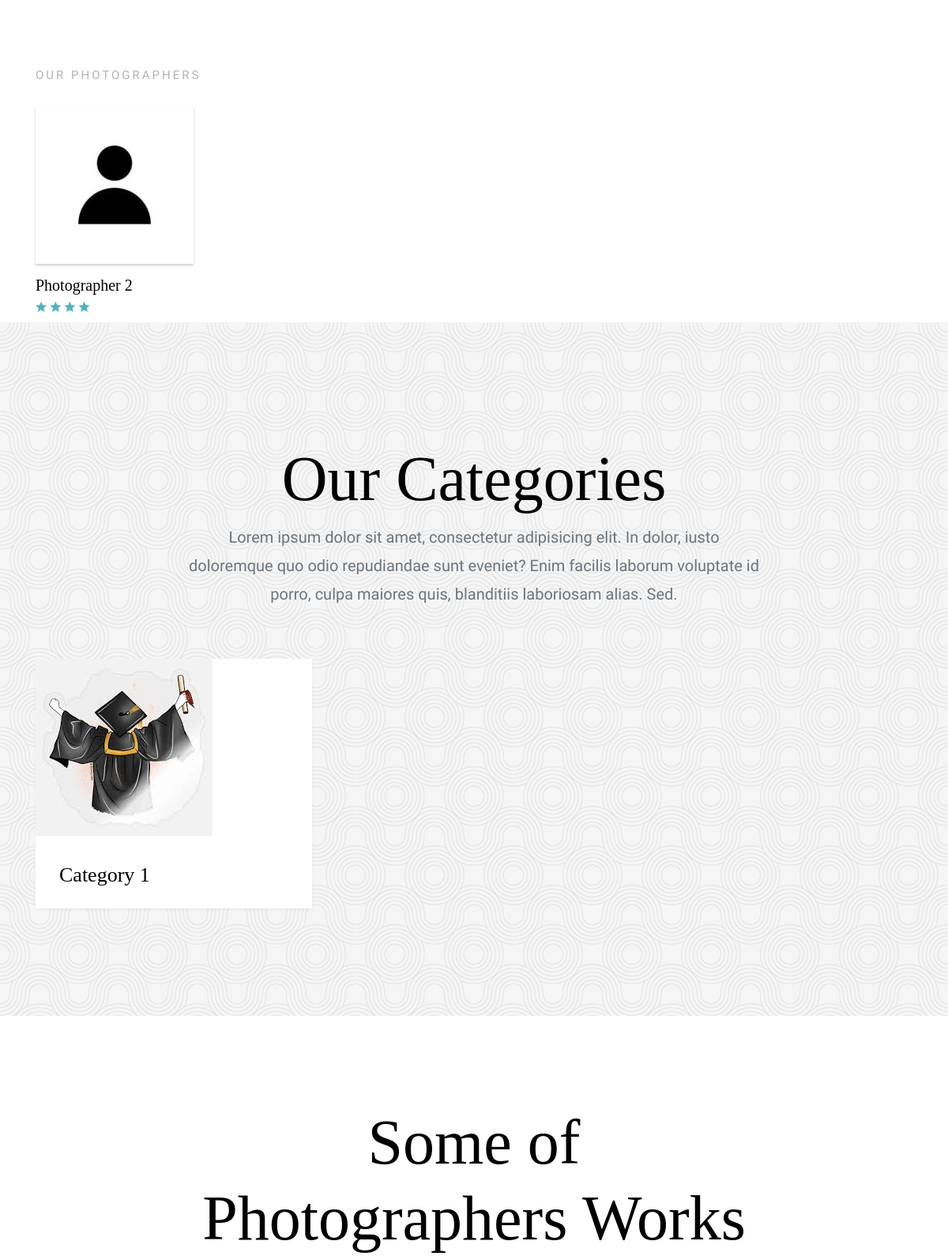
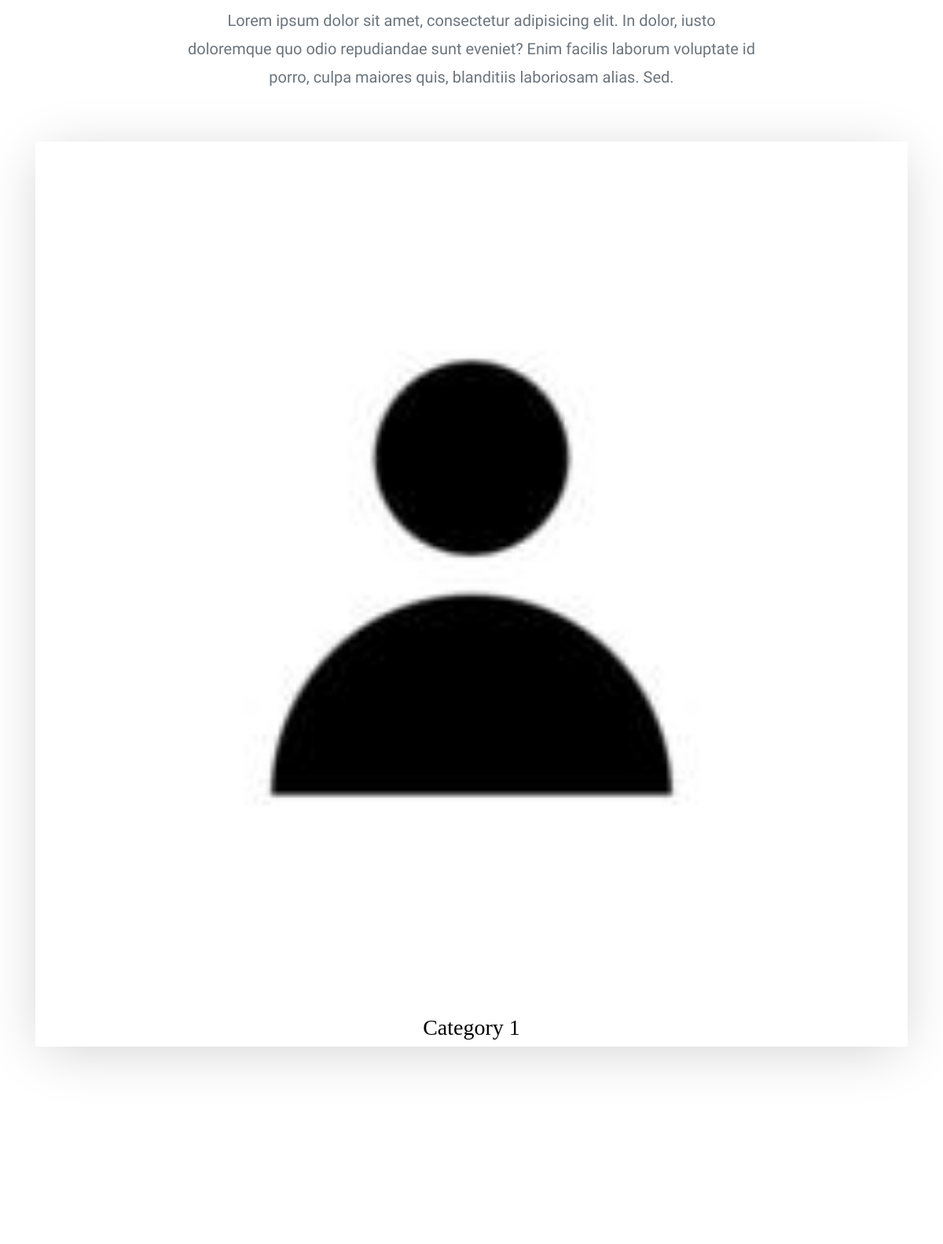
Page /Site/index.php (middle part) on the earlier database version (2 pictures, top to bottom).
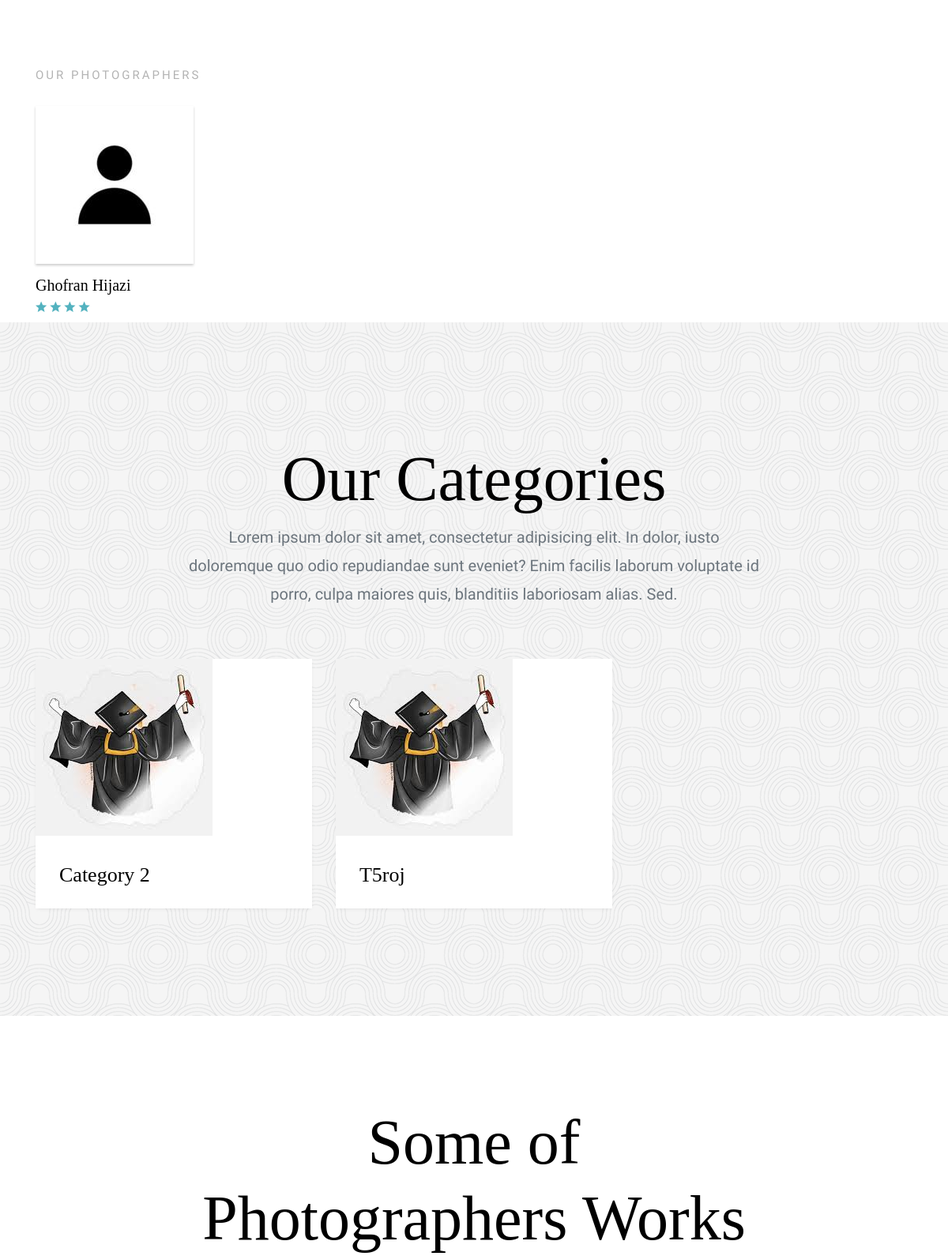
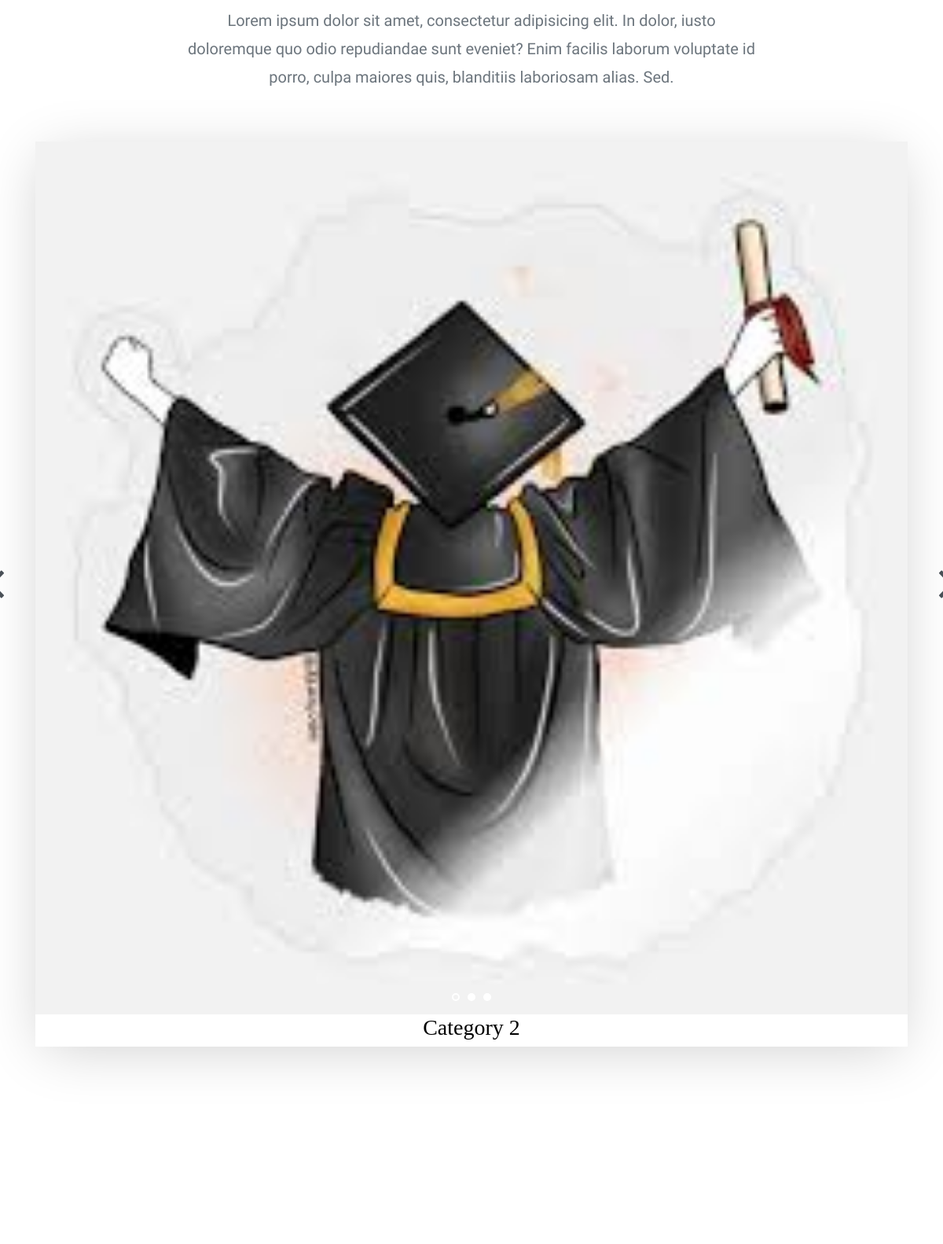
Same page on the later database version (2 pictures, top to bottom).
### tables this page shows
CREATE TABLE `users` (
  `id` int(11) NOT NULL,
  `user_type_id` int(11) NOT NULL,
  `name` varchar(191) NOT NULL,
  `email` varchar(191) NOT NULL,
  `description` text DEFAULT NULL,
  `password` varchar(250) NOT NULL,
  `phone` varchar(191) NOT NULL,
  `image` varchar(250) NOT NULL,
  `request_status` varchar(191) NOT NULL DEFAULT 'Pending',
  `total_rate` double DEFAULT NULL,
  `price_range` varchar(191) DEFAULT NULL,
  `active` int(11) NOT NULL DEFAULT 1,
  `created_at` datetime NOT NULL DEFAULT current_timestamp()
);

CREATE TABLE `categories` (
  `id` int(11) NOT NULL,
  `category` varchar(250) NOT NULL,
  `image` varchar(191) NOT NULL,
  `active` int(11) NOT NULL DEFAULT 1,
  `created_at` datetime NOT NULL DEFAULT current_timestamp()
);

CREATE TABLE `photographer_pictures` (
  `id` int(11) NOT NULL,
  `category_id` int(11) NOT NULL,
  `photographer_id` int(11) NOT NULL,
  `image` varchar(250) NOT NULL,
  `created_at` datetime NOT NULL DEFAULT current_timestamp()
);

### Site/index.php (the view, shortened to what this page needs)
<?php
include "../Connect.php";
?>
<!doctype html>
<html lang="en">
  <head>
    <link rel="stylesheet" href="css/bootstrap.css">
    <link rel="stylesheet" href="css/animate.css">
    <link rel="stylesheet" href="css/owl.carousel.min.css">
    <link rel="stylesheet" href="css/aos.css">
    <link rel="stylesheet" href="fonts/ionicons/css/ionicons.min.css">
    <link rel="stylesheet" href="fonts/fontawesome/css/font-awesome.min.css">
    <link rel="stylesheet" href="css/style.css">
  </head>
  <body>
    <section class="section visit-section">
      <div class="container">
        <div class="row">
          <div class="col-md-12">
            <h2 class="heading" data-aos="fade-right">Our Photographers</h2>
          </div>
        </div>
        <div class="row">
        <?php
$sql1 = mysqli_query($con, "SELECT * from users WHERE user_type_id = 2 AND active = 1 AND request_status = 'Accepted' ORDER BY id DESC");
while ($row1 = mysqli_fetch_array($sql1)) {
    $photographer_id = $row1['id'];
    $name = $row1['name'];
    $image = $row1['image'];
    $total_rate = $row1['total_rate'];
    ?>
          <div class="col-lg-3 col-md-6 visit mb-3" data-aos="fade-right">
            <a href="./Photographer.php?photographer_id=<?php echo $photographer_id ?>"><img src="../Photographer_Dashboard/<?php echo $image ?>" alt="Image placeholder" class="img-fluid"> </a>
            <h3><a href="./Photographer.php?photographer_id=<?php echo $photographer_id ?>"><?php echo $name ?></a></h3>
            <div class="reviews-star float-left">
              <?php for ($i = 0; $i < $total_rate; $i++) {?>
                <span class="ion-android-star"></span>
              <?php }?>
            </div>
          </div>
          <?php
}?>
        </div>
      </div>
    </section>
    <section class="section blog-post-entry bg-pattern">
      <div class="container">
        <div class="row justify-content-center text-center mb-5">
          <div class="col-md-8">
            <h2 class="heading" data-aos="fade-up">Our Categories</h2>
            <p class="lead" data-aos="fade-up">Lorem ipsum dolor sit amet, consectetur adipisicing elit. In dolor, iusto doloremque quo odio repudiandae sunt eveniet? Enim facilis laborum voluptate id porro, culpa maiores quis, blanditiis laboriosam alias. Sed.</p>
          </div>
        </div>
        <div class="row">
        <?php
$sql1 = mysqli_query($con, "SELECT * from categories WHERE active = 1 ORDER BY id DESC");
while ($row1 = mysqli_fetch_array($sql1)) {
    $category_id = $row1['id'];
    $category = $row1['category'];
    $category_image = $row1['image'];
    ?>
          <div class="col-lg-4 col-md-6 col-sm-6 col-12 post" data-aos="fade-up" data-aos-delay="100">
            <div class="media media-custom d-block mb-4">
              <a href="./Photographers.php?category_id=<?php echo $category_id ?>" class="mb-4 d-block"><img src="../Admin_Dashboard/<?php echo $category_image ?>" alt="Image placeholder" class="img-fluid"></a>
              <div class="media-body">
                <h2 class="mt-0 mb-3"><a href="#"><?php echo $category ?></a></h2>
              </div>
            </div>
          </div>
          <?php
}?>
        </div>
      </div>
    </section>
    <section class="section slider-section">
      <div class="container">
        <div class="row justify-content-center text-center mb-5">
          <div class="col-md-8">
            <h2 class="heading" data-aos="fade-up">Some of Photographers Works</h2>
            <p class="lead" data-aos="fade-up" data-aos-delay="100">Lorem ipsum dolor sit amet, consectetur adipisicing elit. In dolor, iusto doloremque quo odio repudiandae sunt eveniet? Enim facilis laborum voluptate id porro, culpa maiores quis, blanditiis laboriosam alias. Sed.</p>
          </div>
        </div>
        <div class="row">
          <div class="col-md-12">
            <div class="home-slider major-caousel owl-carousel mb-5" data-aos="fade-up" data-aos-delay="200">
            <?php
$sql1 = mysqli_query($con, "SELECT * from photographer_pictures ORDER BY id DESC");
while ($row1 = mysqli_fetch_array($sql1)) {
    $photo_id = $row1['id'];
    $photo = $row1['image'];
    $category_photo_id = $row1['category_id'];
    $sql2 = mysqli_query($con, "SELECT * from categories WHERE id = '$category_photo_id'");
    $row1 = mysqli_fetch_array($sql2);
    $category_photo = $row1['category'];
    ?>
              <div id="img-<?php echo $photo_id ?>" class="slider-item">
                <img src="../Photographer_Dashboard/<?php echo $photo ?>" alt="Image placeholder" class="img-fluid" height="120px">
                <h3 class="text-center"><?php echo $category_photo ?></h3>
              </div>
              <?php
}?>
            </div>
          </div>
        </div>
      </div>
    </section>
    <section class="section testimonial-section">
    </section>
  </body>
</html>

### Site/css/style.css (style rules this page uses)
body { background: #fff; font-family: "Mukta Mahee", arial, sans-serif; font-weight: 200; font-size: 16px; line-height: 1.8; color: #6c757d; }
a { -webkit-transition: .3s all ease; -o-transition: .3s all ease; transition: .3s all ease; text-decoration: none; }
h1, h2, h3, h4, h5 { color: #000; font-family: "Playfair+Display", times, serif; }
.section { padding: 7em 0; }
.visit-section .heading { font-size: 15px; text-transform: uppercase; font-family: "Mukta Mahee", arial, sans-serif; color: #b3b3b3; letter-spacing: .2em; margin-bottom: 30px; }
.visit-section .visit a { color: #000; }
.visit-section .visit img { -webkit-box-shadow: 0 2px 3px 0 rgba(0, 0, 0, 0.2); box-shadow: 0 2px 3px 0 rgba(0, 0, 0, 0.2); margin-bottom: 15px; }
.visit-section .visit h3 { font-size: 20px; margin-bottom: 0; }
.visit-section .reviews-star span { font-size: 18px; color: #53B2BF; }
.heading-serif, .testimonial-section .heading, .slider-section .heading, .blog-post-entry .heading { font-size: 80px; font-family: "Playfair+Display", times, serif; }
.bg-pattern { background: #e9ecef url("../img/round.png"); }
.slider-section { position: relative; }
.blog-post-entry { position: relative; margin-top: -125px; padding-top: 150px; }
.post .media-custom { background: #fff; -webkit-transition: .3s all ease; -o-transition: .3s all ease; transition: .3s all ease; -webkit-box-shadow: 0 2px 5px -2px rgba(0, 0, 0, 0.1); box-shadow: 0 2px 5px -2px rgba(0, 0, 0, 0.1); }
.post .media-custom a { color: #000; }
.post .media-custom .media-body { padding: 10px 30px; }
.post .media-custom h2 { font-size: 26px; }
.owl-carousel.home-slider { z-index: 1; position: relative; }
.owl-carousel.home-slider .slider-item { background-size: cover; background-repeat: no-repeat; background-position: center center; height: calc(100vh - 117px); min-height: 700px; position: relative; }
.owl-carousel.major-caousel { -webkit-box-shadow: 0 10px 70px -10px rgba(0, 0, 0, 0.2); box-shadow: 0 10px 70px -10px rgba(0, 0, 0, 0.2); }
.owl-carousel.major-caousel .slider-item { height: inherit; min-height: inherit; }
.owl-carousel.major-caousel .slider-item img { margin-bottom: 0; }

Differences in the rows shown:
no longer on this page (row unchanged): photographer_pictures: image (placeholder picture), category.category "Category 1"
changed users: name "Photographer 2" → "Ghofran Hijazi"
added categories: image (picture), category "Category 2"
changed categories: category "Category 1" → "T5roj"
added photographer_pictures: image (picture), category.category "Category 2"
